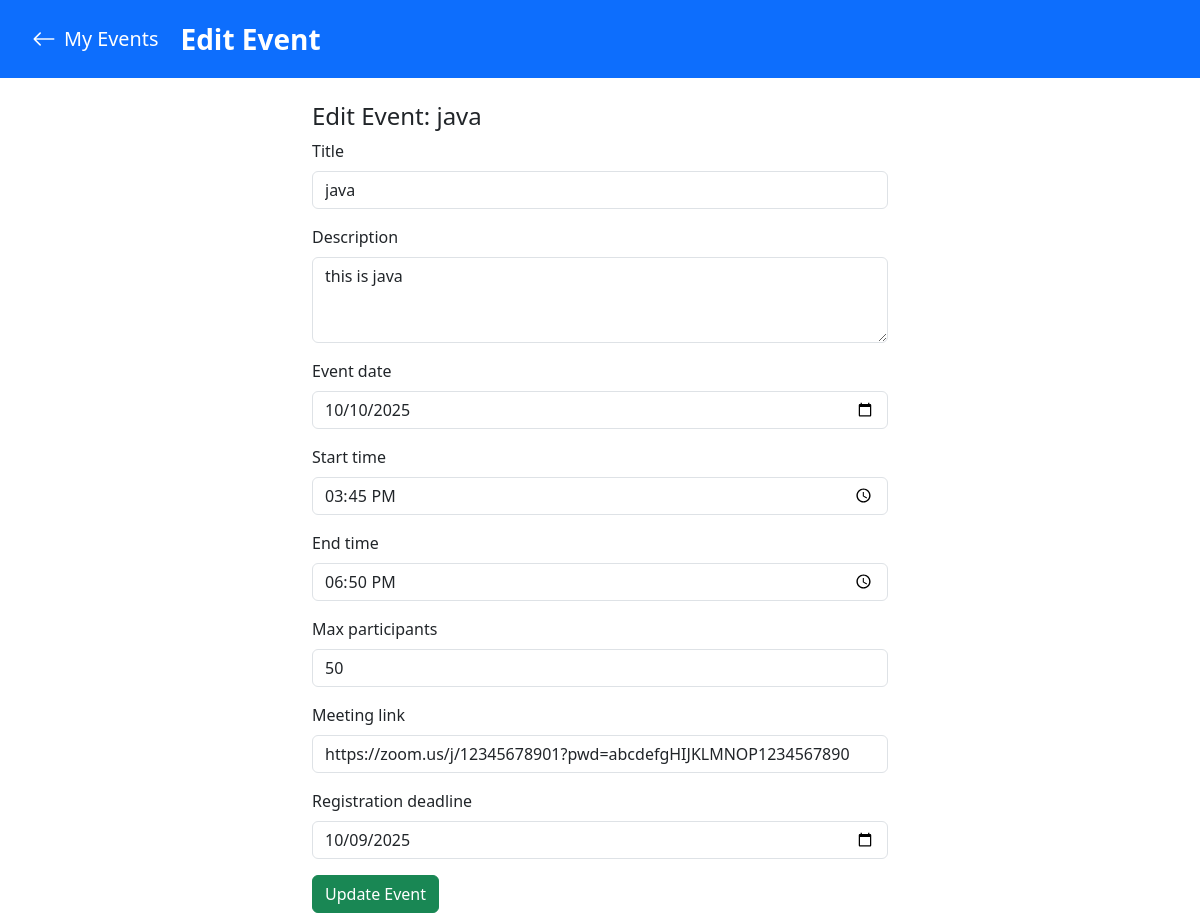
/api/auth/edit-event/1/, run on the app's committed database.
### accounts/models.py (models this page shows, shortened)
class Event(models.Model):
    owner = models.ForeignKey(User, on_delete=models.CASCADE)
    owners = models.ManyToManyField(User, related_name='my_events', blank=True)  # Event owners
    title = models.CharField(max_length=200)
    description = models.TextField(blank=True)
    event_date = models.DateField()
    created_at = models.DateTimeField(auto_now_add=True)
    start_time = models.TimeField(null=True, blank=True)
    end_time = models.TimeField(null=True, blank=True)
    max_participants = models.PositiveIntegerField(null=True, blank=True)
    meeting_link = models.URLField(blank=True)
    registration_deadline = models.DateTimeField(null=True, blank=True)
    registrants = models.ManyToManyField(User, related_name='registered_events', blank=True)
    is_admin_event = models.BooleanField(default=False)
    class Meta:
        ordering = ['event_date']  # Always order events by date

### accounts/views.py (the view)
# urls.py: path('edit-event/<int:event_id>/', views.edit_event, name='edit_event'),
def edit_event(request, event_id):
    event = get_object_or_404(Event, id=event_id)
    if request.method == "POST":
        form = EventForm(request.POST, instance=event)
        if form.is_valid():
            form.save()
            return redirect('my_events')
    else:
        form = EventForm(instance=event)
    return render(request, 'accounts/edit_event.html', {'form': form, 'event': event})

### accounts/forms.py
class EventForm(forms.ModelForm):
    class Meta:
        model = Event
        fields = [
            'title', 'description', 'event_date', 'start_time', 'end_time',
            'max_participants', 'meeting_link', 'registration_deadline'
        ]
        widgets = {
            'title': forms.TextInput(attrs={'class': 'form-control'}),
            'description': forms.Textarea(attrs={'class': 'form-control', 'rows': 3}),
            'event_date': forms.DateInput(attrs={'type': 'date', 'class': 'form-control'}),
            'start_time': forms.TimeInput(attrs={'type': 'time', 'class': 'form-control'}),
            'end_time': forms.TimeInput(attrs={'type': 'time', 'class': 'form-control'}),
            'max_participants': forms.NumberInput(attrs={'class': 'form-control'}),
            'meeting_link': forms.URLInput(attrs={'class': 'form-control'}),
            'registration_deadline': forms.DateInput(attrs={'type': 'date', 'class': 'form-control'}),
        }

### accounts/templates/accounts/edit_event.html (shortened to what this page needs)
{% load widget_tweaks %}
<!DOCTYPE html>
<html lang="en">
<head>
    <link href="https://cdn.jsdelivr.net/npm/bootstrap@5.3.0/dist/css/bootstrap.min.css" rel="stylesheet">
    <link rel="stylesheet" href="https://cdn.jsdelivr.net/npm/bootstrap-icons@1.9.1/font/bootstrap-icons.css">
</head>
<body>
    <div class="header-bar">
        <a href="{% url 'my_events' %}" class="back-link">
            <i class="bi bi-arrow-left" style="font-size: 1.5rem; margin-right: 8px;"></i>
            My Events
        </a>
        <span class="fs-3 fw-bold">Edit Event</span>
    </div>
    <div class="container mt-4" style="max-width: 600px;">
        <h4>Edit Event: {{ event.title }}</h4>
        <form method="POST">
            {% for field in form %}
                <div class="mb-3">
                    <label class="form-label">{{ field.label }}</label>
                    {% render_field field class="form-control" %}
                </div>
            {% endfor %}
            <button type="submit" class="btn btn-success">Update Event</button>
        </form>
    </div>
</body>
</html>

### accounts/templates/accounts/edit_event.html (style rules this page uses)
.header-bar { background: #0d6efd; color: white; padding: 18px 32px; display: flex; align-items: center; }
.back-link { color: white; text-decoration: none; display: flex; align-items: center; font-size: 1.24rem; margin-right: 22px; transition: color 0.2s; }

### data on the page
Event: title "java", title "java" "this is java" "10/10/2025" "15:45:00" "18:50:00" "50" "https://zoom.us/j/12345678901?pwd=abcdefgHIJKLMNOP1234567890" "10/09/2025"

### other printed values
{{ field.label }} "Title" "Description" "Event date" "Start time" "End time" "Max participants" "Meeting link" "Registration deadline"
